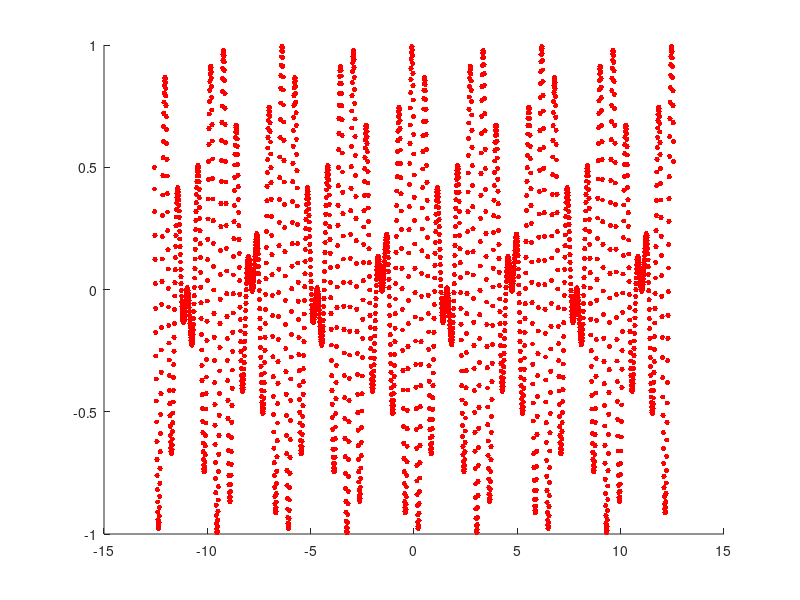

MATLAB code to generate this figure: (Note: this script raises an error after producing the figure.)
% the fitted equation should be equal to y
% C1*cos(9*x)+C2*sin(9*x)+C3*cos(10*x)+C4*sin(10*x)+C5*cos(11*x)+C6*sin(11*x)=y

% Express the above equation in matrix form
% [cos(9*x),sin(9*x),cos(10*x),sin(10*x),cos(11*x),sin(11*x)]*C=y
% where C=[C1;C2;C3;C4;C5;C6] column vector of coefficients
% Here the coefficient matrix
% X=[cos(9*x),sin(9*x),cos(10*x),sin(10*x),cos(11*x),sin(11*x)] is a matrix
% of order length(x)*6 as x is a column vector,the matrix will have 6
% columns and length(x) number of rows

x=[-4*pi:0.01:4*pi].'; % x values ,it's a column vector as .' is the conjugate transpose operator

y=cos(1*x).*cos(10*x+pi/3); % y vector


% the coefficient matrix X
X=[cos(9*x),sin(9*x),cos(10*x),sin(10*x),cos(11*x),sin(11*x)];


% compute qr factorization of the coefficient matrix
[Q,R,P]=qr(X); % here P is a permutation matrix such that X*P=Q*R

% follow the procedures to fit a least square 
% 1. multiply Q' and y where Q' is the transpose of Q
%2. extract 6 rows and 6 columns from R as there are 6 columns only
% also 6 numbers from the vector obtained in step 1
% the matrix X has 6 independent  columns 
% In other words X is a matrix of rank 6

% 3. solve the system V*r=m_6 where V is a matrix obtained in step 2 and
% m_6 is a vector obtained in step 2

% 4. to get the solution solve the system C=P*r where r obtained in step 3

%step 1: get the vector m
m=Q'*y;

% step 2:
V=R(1:6,1:6);

% extract 6 numbers from m
m_6=m(1:6);

% step 3: solve V*r=m_6 using backslash operator 
r=V\m_6;

% step 4: get the solution
C=P*r % vector of coefficients such that C(1)=C1,C(2)=C2,...,C(6)=C6


% Extra code to show you the fitted curve
pred_y=X*C; % predicted value for y

hold on
plot(x,y,'.r','MarkerSize',12)
plot(x,pred,'-g') % green solid curve
legend('Data','Fitted curve')
hold off
